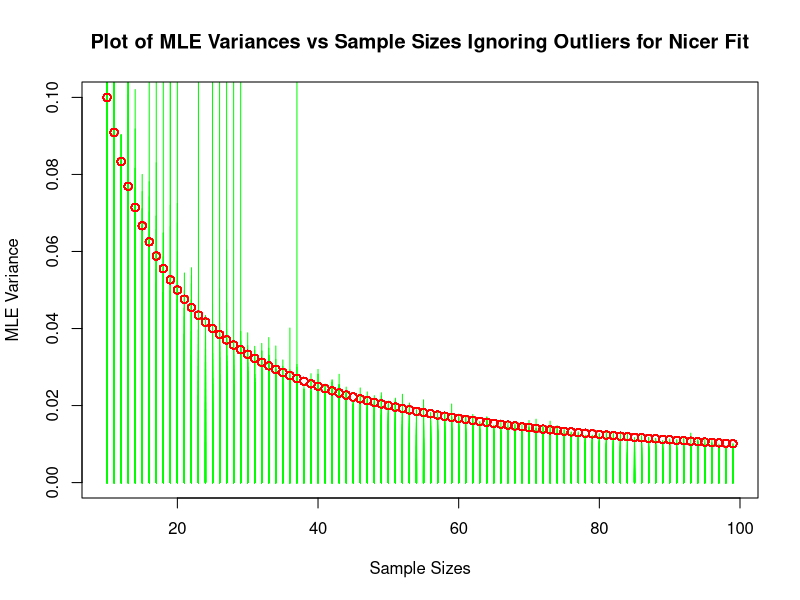
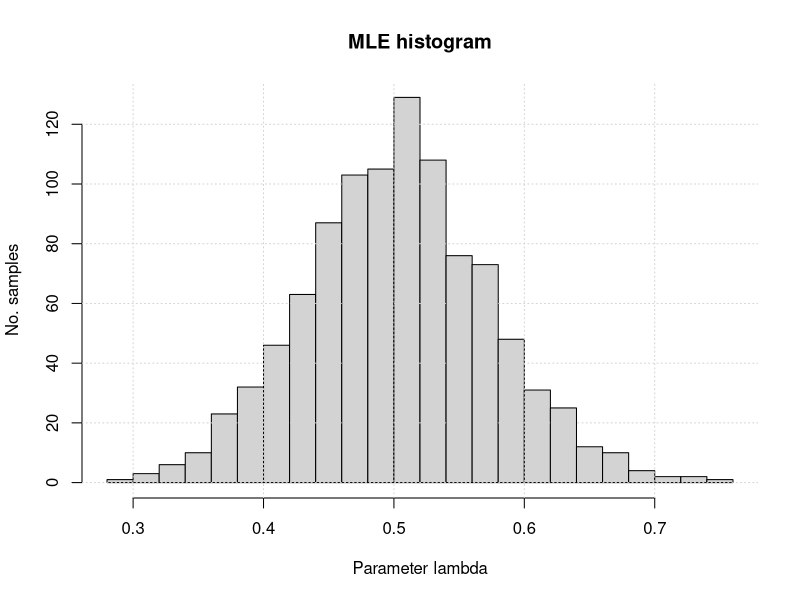
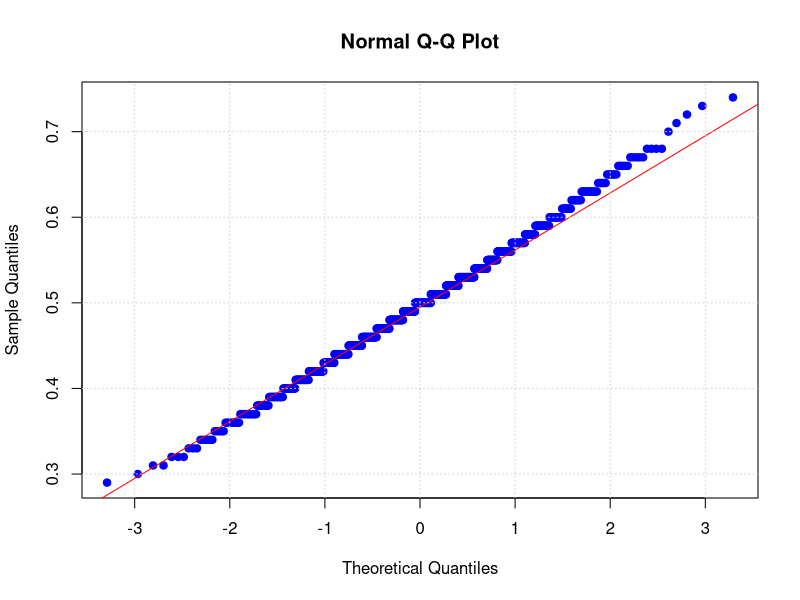

The R script that drew these images, in order:
## ---- chunk 1
knitr::opts_chunk$set(echo = TRUE)
## ---- chunk 2
library(stats4) # Library for mle
N <- 13 # Sample size
log_likelihood_borel_given_data <- function(mu) {
  product <- 1
  X <- c(1,4,1,2,10,1,1,6,1,15,2,6,2) #our data
  for (x in X) {
    product <- product * (exp(-1*mu*x)* (mu*x)^(x-1))/(factorial(x))
  }
  return(-1*log(product))
}

# MLE
m <- mle(log_likelihood_borel_given_data,start=list(mu=0.01),nobs=integer(13),lower = 0.01,upper =1) #since mu is bounded between 0 and 1, but mu=0 -> infinity

# MLE summary
print(paste('The estimate for mu is:',unname(coef(m))))
## ---- chunk 3
library(stats4) # Library for mle
#generate 10,000 samples of different sizes
#choose the sample sizes
sample_sizes <- floor(runif(10000,10,100)) #set sample sizes vary between 1 and 100
variances <- list()
i <- 1 #iterator for the above list of variances to be plotted
j <- 1
while (j <= 10000) { #for loop to run our MLE estimation on the 10,000 samples of varying sizes
  lambda <- runif(1,0.1,0.9) #we will let lambda vary between 0.1 and 0.9
  sample <- rpois(sample_sizes[j],lambda) #we will let lambda vary from 0.1 to 10
  log_likelihood_poisson_given_data <- function(lambda) -sum(dpois(sample,lambda,log = TRUE))
  # MLE
  m <- mle(log_likelihood_poisson_given_data,start=list(lambda=0.01),method="L-BFGS-B",nobs=NROW(sample),lower = 0.01) #since lambda>0
  variances[i] <- vcov(m)
  i <- i + 1
  j = j + 1

}
x <- seq(0, 100, 0.01)
plot(sample_sizes[1:10000],as.numeric(variances),type='h',col='green',
     main='Plot of MLE Variances vs Sample Sizes Ignoring Outliers for Nicer Fit',
     xlab='Sample Sizes',ylab='MLE Variance', ylim=c(0,0.1))
lines(sample_sizes[1:10000], 1/(sample_sizes[1:10000]), type="p", col="red")
print("From experimentation, MLE Variance is inversely proportional to the sample size.")

# Distribution of MLE (for Poisson distribution)
m<-0
for (i in seq(1,1000)){
  X <- rpois(100,0.5) #experiment with the value
  logL <- function(lambda) -sum(dpois(X,lambda,log=TRUE))
  m[i] <- coef(mle(logL,start=list(lambda=.3),method="L-BFGS-B",nobs=NROW(X),lower = 0.01))
}
hist(m,breaks=20,
  main='MLE histogram',xlab='Parameter lambda',ylab='No. samples')
grid()

qqnorm(m,pch=19,col='blue')
qqline(m,col='red')
grid()
print("From experimentation, MLE normality is sufficiently nice at 100 samples. At 50 samples, the histogram may not resemble a normal graph but the Q-Q plot will still be straight. At 25 samples this situation holds, but any less than 15 and there will be strong tail deviations. ")

## ---- chunk 4
library(stats4) # Library for mle
N <- 13 # Sample size
log_likelihood_vonMises_given_data <- function(theta) {
  product <- 1
  X <- c(-2.14,-0.17,0.23,0.01,-0.05,1.37,0.13,-0.15) #our data
  for (x in X) {
    mu <- theta[1]
    k <- theta[2]
    product <- product * (exp(k*cos(x-mu)))/(2*pi*(besselI(k,0)))
  }
  return(-1*log(product))
}
opt <-optim(c(0,1),log_likelihood_vonMises_given_data)
opt$par
